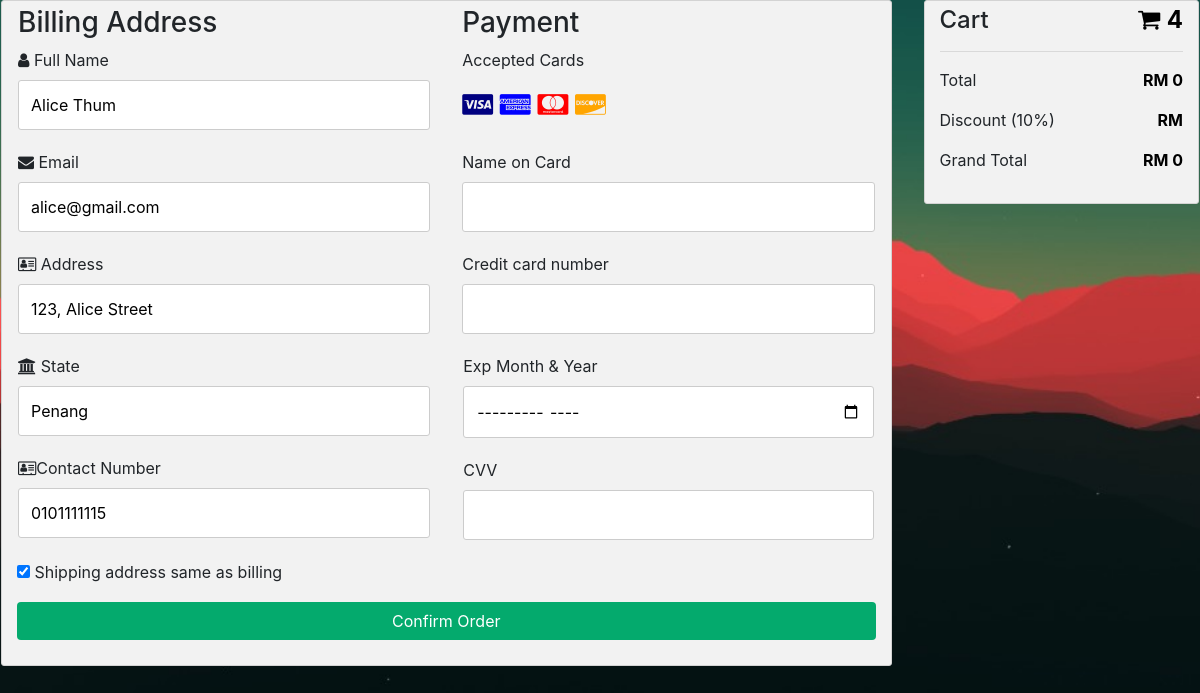
/payment.php (signed in), run on the app's committed database.
### tables this page shows
CREATE TABLE `user` (
  `user_id` int(10) NOT NULL,
  `user_name` varchar(100) NOT NULL,
  `user_email` varchar(100) NOT NULL,
  `user_pass` varchar(100) NOT NULL,
  `user_pass2` varchar(100) NOT NULL,
  `user_address` text NOT NULL,
  `user_state` text NOT NULL,
  `user_contact` varchar(255) NOT NULL,
  `user_image` text NOT NULL
);

### payment.php (the view, shortened to what this page needs)
<?php
include("includes/db.php");
$user = $_SESSION['user_email'];
$get_user = "select * from user where user_email='$user'";
$run_user = mysqli_query($con, $get_user);
$row_user = mysqli_fetch_array($run_user);
$name = $row_user['user_name'];
$email = $row_user['user_email'];
$address = $row_user['user_address'];
$state = $row_user['user_state'];
$contact = $row_user['user_contact'];
?>
<!DOCTYPE html>
<html>
<head>
  <link rel="stylesheet" href="./styles/payment.css" media="all" />
  <link rel="stylesheet" href="./styles/bootstrap/css/bootstrap.min.css" />
  <link rel="stylesheet" href="https://cdnjs.cloudflare.com/ajax/libs/font-awesome/4.7.0/css/font-awesome.min.css">
</head>
<body>
  <div class="row">
    <div class="col-75">
      <div class="container">
        <form action="" method="POST">
          <div class="row">
            <div class="col-50">
              <h3>Billing Address</h3>
              <label for="u_name"><i class="fa fa-user"></i> Full Name</label>
              <input type="text" name="u_name" value="<?php echo $name; ?>" pattern="[A-Za-z\s.,&]{0,25}" required />
              <label for="u_email"><i class="fa fa-envelope"></i> Email</label>
              <input type="email" name="u_email" size="40" value="<?php echo $email; ?>" required />
              <label for="u_address"><i class="fa fa-address-card-o"></i> Address</label>
              <input type="text" name="u_address" value="<?php echo $address; ?>" required>
              <label for="u_state"><i class="fa fa-institution"></i> State</label>
              <input type="text" name="u_state" value="<?php echo $state; ?>" required>
              <label for="u_contact"><i class="fa fa-address-card-o"></i>Contact Number</label>
              <input type="text" name="u_contact" placeholder="Eg:0122345678" pattern="[0]{1}[1]{1}[0-9]{8,9}" value="<?php echo $contact; ?>" required />
            </div>
            <div class="col-50">
              <h3>Payment</h3>
              <label for="fname">Accepted Cards</label>
              <div class="icon-container">
                <i class="fa fa-cc-visa" style="color:navy;"></i>
                <i class="fa fa-cc-amex" style="color:blue;"></i>
                <i class="fa fa-cc-mastercard" style="color:red;"></i>
                <i class="fa fa-cc-discover" style="color:orange;"></i>
              </div>
              <label for="cname">Name on Card</label>
              <input type="text" id="cname" name="cardname">
              <label for="ccnum">Credit card number</label>
              <input type="text" maxlength="16" minlength="16" id="ccnum" name="cardnumber">
              <div class="row">
                <div class="col-50">
                  <label for="expyear">Exp Month & Year</label>
                  <input type="month" id="expyear" name="expyear" min="2021-06">
                </div>
                <div class="col-50">
                  <label for="cvv">CVV</label>
                  <input type="text" id="cvv" name="cvv" minlength="3">
                </div>
              </div>
            </div>
          </div>
          <label>
            <input type="checkbox" checked="checked" name="sameadr"> Shipping address same as billing
          </label>
          <input type="submit" name="orders" value="Confirm Order" class="btn" />
        </form>
      </div>
    </div>
    <div class="col-25">
      <div class="container">
        <h4>Cart
          <span class="price" style="color:black">
            <i class="fa fa-shopping-cart"></i>
            <b>4</b>
          </span>
        </h4>
        <?php
        $total = 0;
        $promotion_price = 0;
        ?>
        <hr>
        <p>Total <span class="price" style="color:black"><b><?php echo "RM " . $total; ?></b></span></p>
        <p>Discount (10%) <span class="price" style="color:black"><b><?php echo "RM " . $discount_price; ?></b></span></p>
        <p>Grand Total <span class="price" style="color:black"><b><?php echo "RM " . $promotion_price; ?></b></span></p>
      </div>
    </div>
  </div>
</body>
</html>

### styles/payment.css (style rules this page uses)
body { background-image: url("../images/background.jfif") !important; background-size: cover; background-repeat: no-repeat; background-attachment: fixed; }
.row { display: -ms-flexbox; display: flex; -ms-flex-wrap: wrap; flex-wrap: wrap; margin: 0 -16px; }
.col-25 { -ms-flex: 25%; flex: 25%; }
.col-50 { -ms-flex: 50%; flex: 50%; }
.col-75 { -ms-flex: 75%; flex: 75%; }
.col-25, .col-50, .col-75 { padding: 0 16px; }
.container { background-color: #f2f2f2; padding: 5px 20px 15px 20px; border: 1px solid lightgrey; border-radius: 3px; }
input[type="text"] { width: 100%; margin-bottom: 20px; padding: 12px; border: 1px solid #ccc; border-radius: 3px; }
input[type="email"] { width: 100%; margin-bottom: 20px; padding: 12px; border: 1px solid #ccc; border-radius: 3px; }
input[type="month"] { width: 100%; margin-bottom: 20px; padding: 12px; border: 1px solid #ccc; border-radius: 3px; }
label { margin-bottom: 10px; display: block; }
.icon-container { margin-bottom: 20px; padding: 7px 0; font-size: 24px; }
.btn { background-color: #04aa6d; color: white; padding: 12px; margin: 10px 0; border: none; width: 100%; border-radius: 3px; cursor: pointer; font-size: 17px; }
span.price { float: right; color: grey; }

### data on the page
user: u_name "Alice Thum", u_email "alice@gmail.com", u_address "123, Alice Street", u_state "Penang", u_contact "0101111115"

### other printed values
$total "0"
$promotion_price "0"
